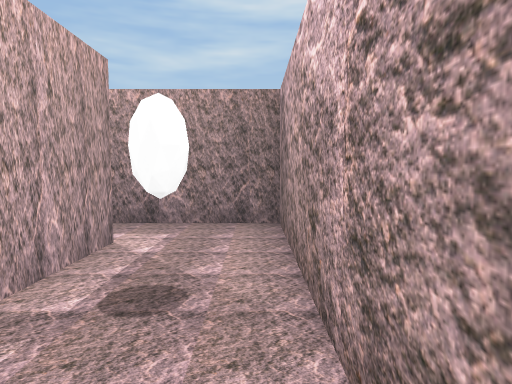
view 1 (above)

20 first-person views from a walk through a scene from a Unity 3-D project. The camera is 1.2 m above the floor, tilts 4° down and sees 75° across. The floor is counted in squares, 1 m on a side. Each view is taken from the middle of a square. On the plan, view 1 faces up. The plan holds only what a view shows up to about 14 squares ahead; the rest is blank. The place goes on beyond the plan. Some animated figures are left out.

view 2
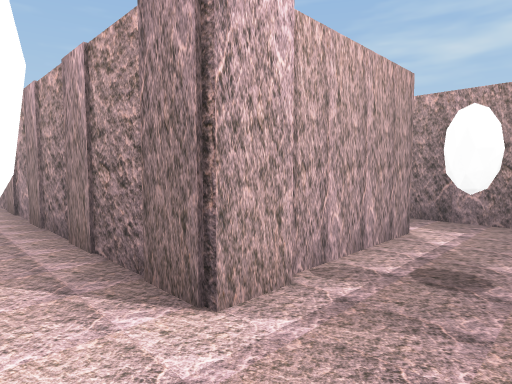

view 3
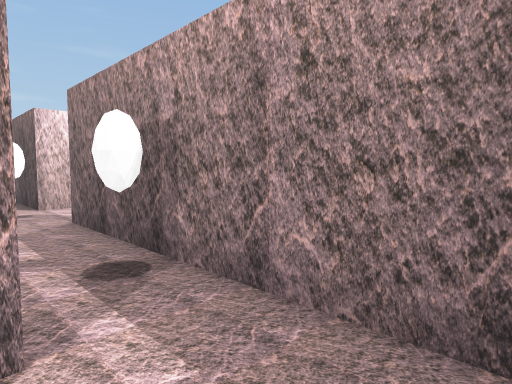

view 4
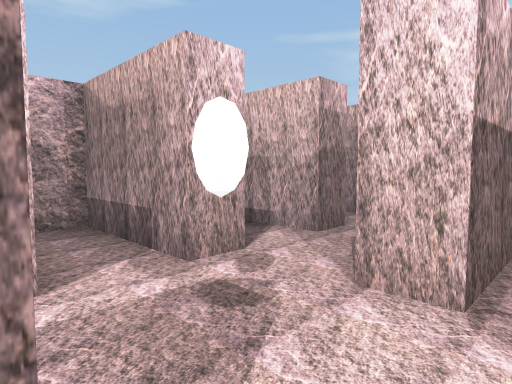

view 5
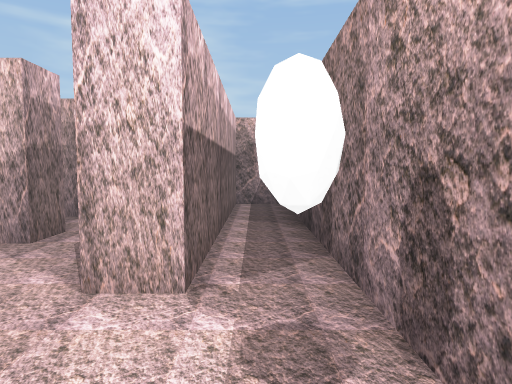

view 6
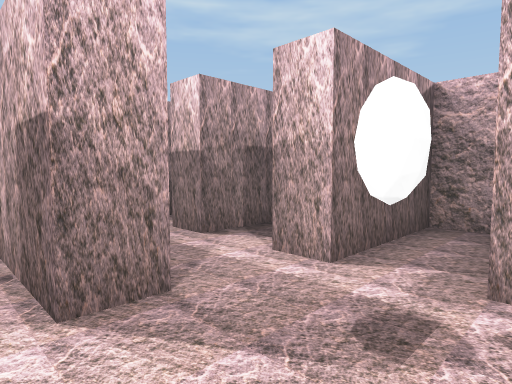

view 7
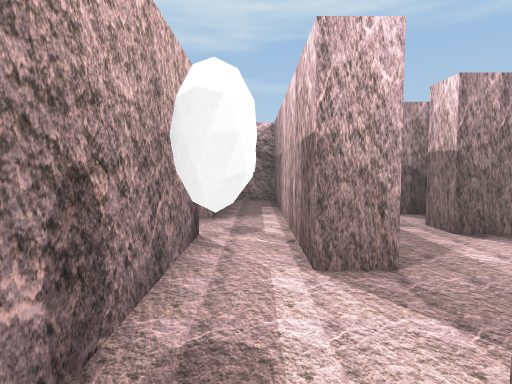

view 8
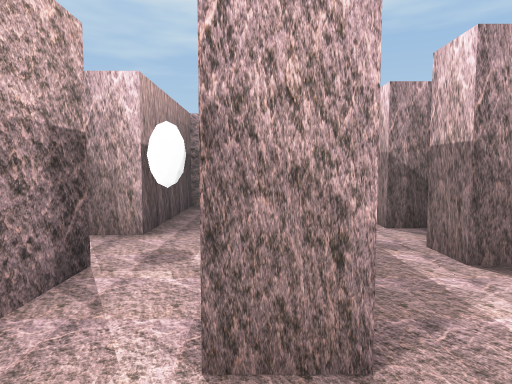

view 9
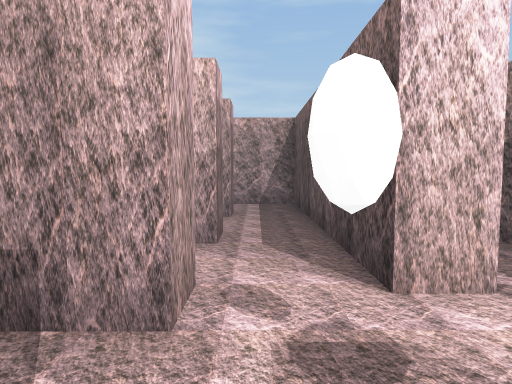

view 10
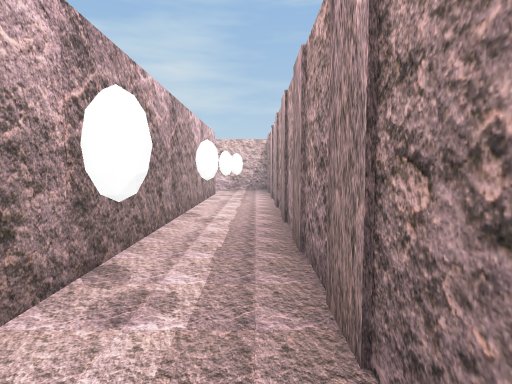

view 11
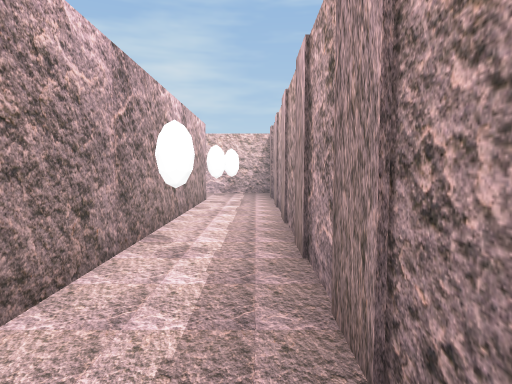

view 12
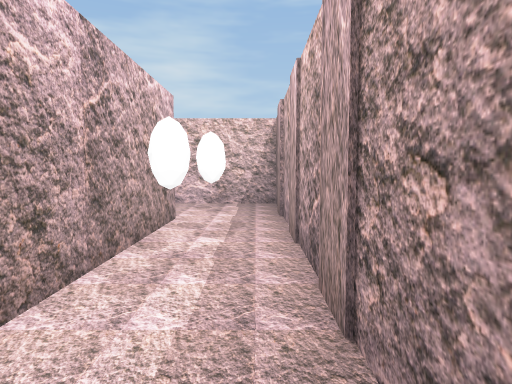

view 13
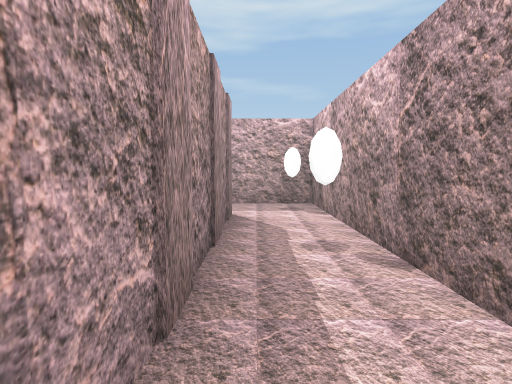

view 14
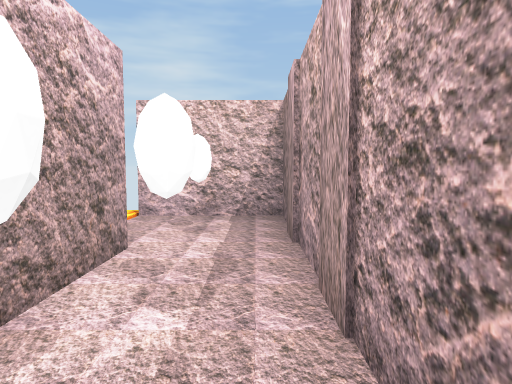

view 15
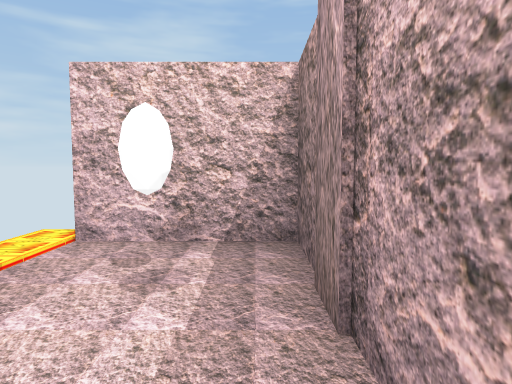

view 16
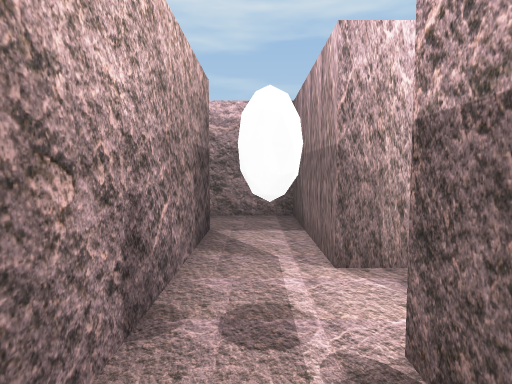

view 17
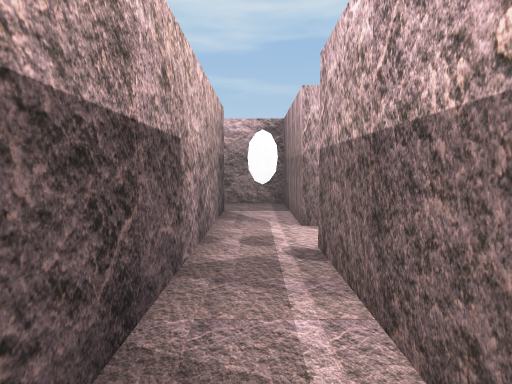

view 18
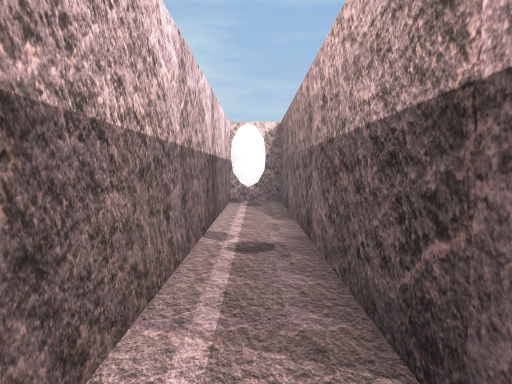

view 19
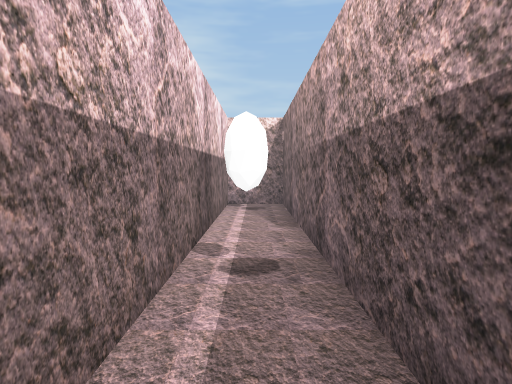

view 20
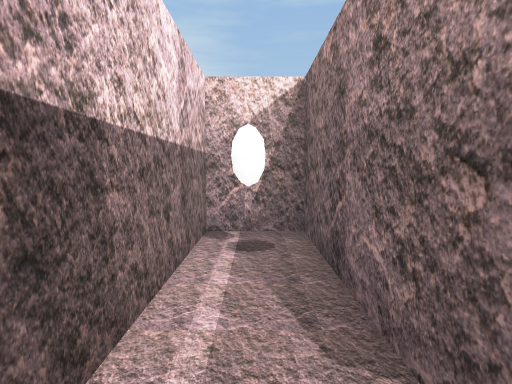

### Floor plan
Points are (right, up) in squares from view 1. A wall is a line through its corners. A room is listed if a view was taken in it or the views show most of it. See-through windows are left out.
Room 1 (views 1, 2, 3, 4, 5, 6, 7, 8, 9, 10, 11, 14, 15, 16, 17, 18, 19, 20)
walls: (-5.9, 10) (-15.4, 10); (-10.5, 1.7) (-9.4, 1.7); (-2.1, 1.5) (-2.1, 0.7) (-8.6, 0.7); (-13.5, 0.7) (-17.5, 0.7); (-8.5, -1.9) (0.5, -1.9) (0.5, 13.2); (-1.4, 12.9) (-19.3, 12.9) (-19.3, 11) (-5.9, 11); (-19.3, 6.5) (-19.3, 5.2); (-19.3, 9.8) (-19.3, 8.5); (-17.5, -1.9) (-13.5, -1.9)
objects: other object (-19, 7) to (-18, 8); other object (-18, 12); other object (-17, -1); other object (-17, 1); other object (-17, 4) to (-16, 5); other object (-17, 7) to (-17, 8); other object (-16, 5); other object (-16, 7) to (-15, 8); other object (-15, -1); other object (-14, 1) to (-14, 2); other object (-14, 3) to (-13, 3); other object (-14, 4) to (-13, 5); other object (-14, 7) to (-14, 8); other object (-13, 5); other object (-12, 7) to (-11, 8); other object (-12, 12); other object (-11, 3); other object (-11, 4) to (-11, 5); other object (-10, 9); other object (-9, 2) to (-8, 2); other object (-9, 3) to (-8, 3); other object (-9, 4) to (-8, 5); other object (-9, 5); other object (-8, 1); other object (-8, 7) to (-7, 8); other object (-6, -1); other object (-6, 3) to (-5, 3); other object (-6, 4) to (-5, 4); other object (-6, 5) to (-5, 5); other object (-6, 7) to (-5, 8); other object (-5, 1); other object (-5, 9); other object (-5, 12); other object (-4, 7); other object (-4, 7) to (-3, 8); other object (-4, 10) to (-4, 11); other object (-3, 1); other object (-3, 2) to (-2, 2); other object (-3, 3) to (-2, 3); other object (-3, 4) to (-2, 5); other object (-3, 10) to (-3, 11); other object (-2, 5); other object (-2, 7) to (-2, 8); other object (-2, 10) to (-2, 11); other object (-1, -1); other object (-1, 3); other object (-1, 7) to (0, 8); other object (-1, 10) to (-1, 11); other object (0, 10) to (0, 11)
Room 2 (views 12, 13)
walls: (-8.6, 0.7) (-13.5, 0.7); (-13.5, -1.9) (-8.5, -1.9)
objects: other object (-11, -1); other object (-11, 1); other object (-11, 2)

Positions as (right, up) in squares from view 1, and headings:
1: (0, 0), facing up
2: (0, -1), facing up-left
3: (0, 5), facing up-left
4: (-8, 9), facing down-left
5: (-8, 9), facing left
6: (-11, 9), facing down-right
7: (-12, 9), facing right
8: (-10, 8), facing right
9: (-8, 6), facing left
10: (-3, 0), facing left
11: (-6, 0), facing left
12: (-11, 0), facing left
13: (-11, 0), facing right
14: (-14, 0), facing left
15: (-17, 0), facing left
16: (-8, 12), facing right
17: (-11, 12), facing right
18: (-7, 12), facing left
19: (-8, 12), facing left
20: (-13, 12), facing left
